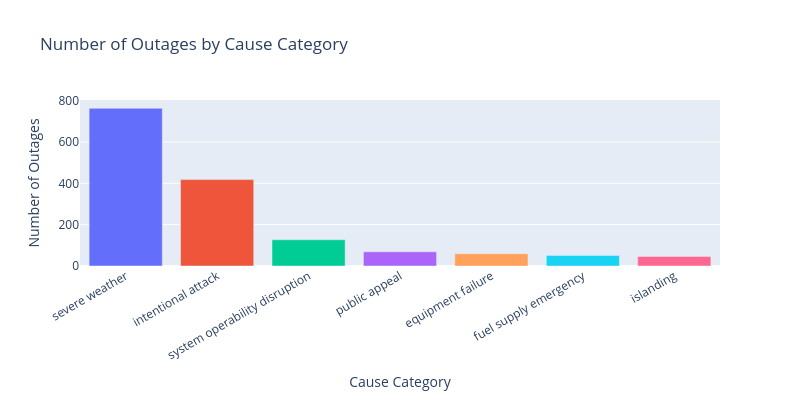

Write notebook code for a chart like this one.
### Code cell
# Univariate Analysis 2
# Cause category bar chart — always works and is more relevant
cause_counts = outage_clean['CAUSE.CATEGORY'].value_counts().reset_index()
cause_counts.columns = ['CAUSE.CATEGORY', 'COUNT']

fig_uni2 = px.bar(
    cause_counts,
    x='CAUSE.CATEGORY',
    y='COUNT',
    color='CAUSE.CATEGORY',
    title='Number of Outages by Cause Category',
    labels={'COUNT': 'Number of Outages', 'CAUSE.CATEGORY': 'Cause Category'},
)
fig_uni2.update_layout(showlegend=False, xaxis_tickangle=-30, width=800, height=400)
fig_uni2.show()

# The bar chart shows that severe weather accounts for the largest number of outages by a significant margin. 
# Intentional attacks are the second most frequent cause, while other categories occur far less often.

### Figure 1 — Plotly figure (JSON) as saved in the notebook; plotly's stock layout.template omitted (floating-point values rounded to 4 significant figures)
{"data": [{"alignmentgroup": "True", "hovertemplate": "Cause Category=%{x}<br>Number of Outages=%{y}<extra></extra>", "legendgroup": "severe weather", "marker": {"color": "#636efa", "pattern": {"shape": ""}}, "name": "severe weather", "offsetgroup": "severe weather", "orientation": "v", "showlegend": true, "textposition": "auto", "type": "bar", "x": ["severe weather"], "xaxis": "x", "y": [763], "yaxis": "y"}, {"alignmentgroup": "True", "hovertemplate": "Cause Category=%{x}<br>Number of Outages=%{y}<extra></extra>", "legendgroup": "intentional attack", "marker": {"color": "#EF553B", "pattern": {"shape": ""}}, "name": "intentional attack", "offsetgroup": "intentional attack", "orientation": "v", "showlegend": true, "textposition": "auto", "type": "bar", "x": ["intentional attack"], "xaxis": "x", "y": [418], "yaxis": "y"}, {"alignmentgroup": "True", "hovertemplate": "Cause Category=%{x}<br>Number of Outages=%{y}<extra></extra>", "legendgroup": "system operability disruption", "marker": {"color": "#00cc96", "pattern": {"shape": ""}}, "name": "system operability disruption", "offsetgroup": "system operability disruption", "orientation": "v", "showlegend": true, "textposition": "auto", "type": "bar", "x": ["system operability disruption"], "xaxis": "x", "y": [127], "yaxis": "y"}, {"alignmentgroup": "True", "hovertemplate": "Cause Category=%{x}<br>Number of Outages=%{y}<extra></extra>", "legendgroup": "public appeal", "marker": {"color": "#ab63fa", "pattern": {"shape": ""}}, "name": "public appeal", "offsetgroup": "public appeal", "orientation": "v", "showlegend": true, "textposition": "auto", "type": "bar", "x": ["public appeal"], "xaxis": "x", "y": [69], "yaxis": "y"}, {"alignmentgroup": "True", "hovertemplate": "Cause Category=%{x}<br>Number of Outages=%{y}<extra></extra>", "legendgroup": "equipment failure", "marker": {"color": "#FFA15A", "pattern": {"shape": ""}}, "name": "equipment failure", "offsetgroup": "equipment failure", "orientation": "v", "showlegend": true, "textposition": "auto", "type": "bar", "x": ["equipment failure"], "xaxis": "x", "y": [59], "yaxis": "y"}, {"alignmentgroup": "True", "hovertemplate": "Cause Category=%{x}<br>Number of Outages=%{y}<extra></extra>", "legendgroup": "fuel supply emergency", "marker": {"color": "#19d3f3", "pattern": {"shape": ""}}, "name": "fuel supply emergency", "offsetgroup": "fuel supply emergency", "orientation": "v", "showlegend": true, "textposition": "auto", "type": "bar", "x": ["fuel supply emergency"], "xaxis": "x", "y": [51], "yaxis": "y"}, {"alignmentgroup": "True", "hovertemplate": "Cause Category=%{x}<br>Number of Outages=%{y}<extra></extra>", "legendgroup": "islanding", "marker": {"color": "#FF6692", "pattern": {"shape": ""}}, "name": "islanding", "offsetgroup": "islanding", "orientation": "v", "showlegend": true, "textposition": "auto", "type": "bar", "x": ["islanding"], "xaxis": "x", "y": [46], "yaxis": "y"}], "layout": {"barmode": "relative", "height": 400, "legend": {"title": {"text": "Cause Category"}, "tracegroupgap": 0}, "showlegend": false, "title": {"text": "Number of Outages by Cause Category"}, "width": 800, "xaxis": {"anchor": "y", "categoryarray": ["severe weather", "intentional attack", "system operability disruption", "public appeal", "equipment failure", "fuel supply emergency", "islanding"], "categoryorder": "array", "domain": [0, 1], "tickangle": -30, "title": {"text": "Cause Category"}}, "yaxis": {"anchor": "x", "domain": [0, 1], "title": {"text": "Number of Outages"}}}}
